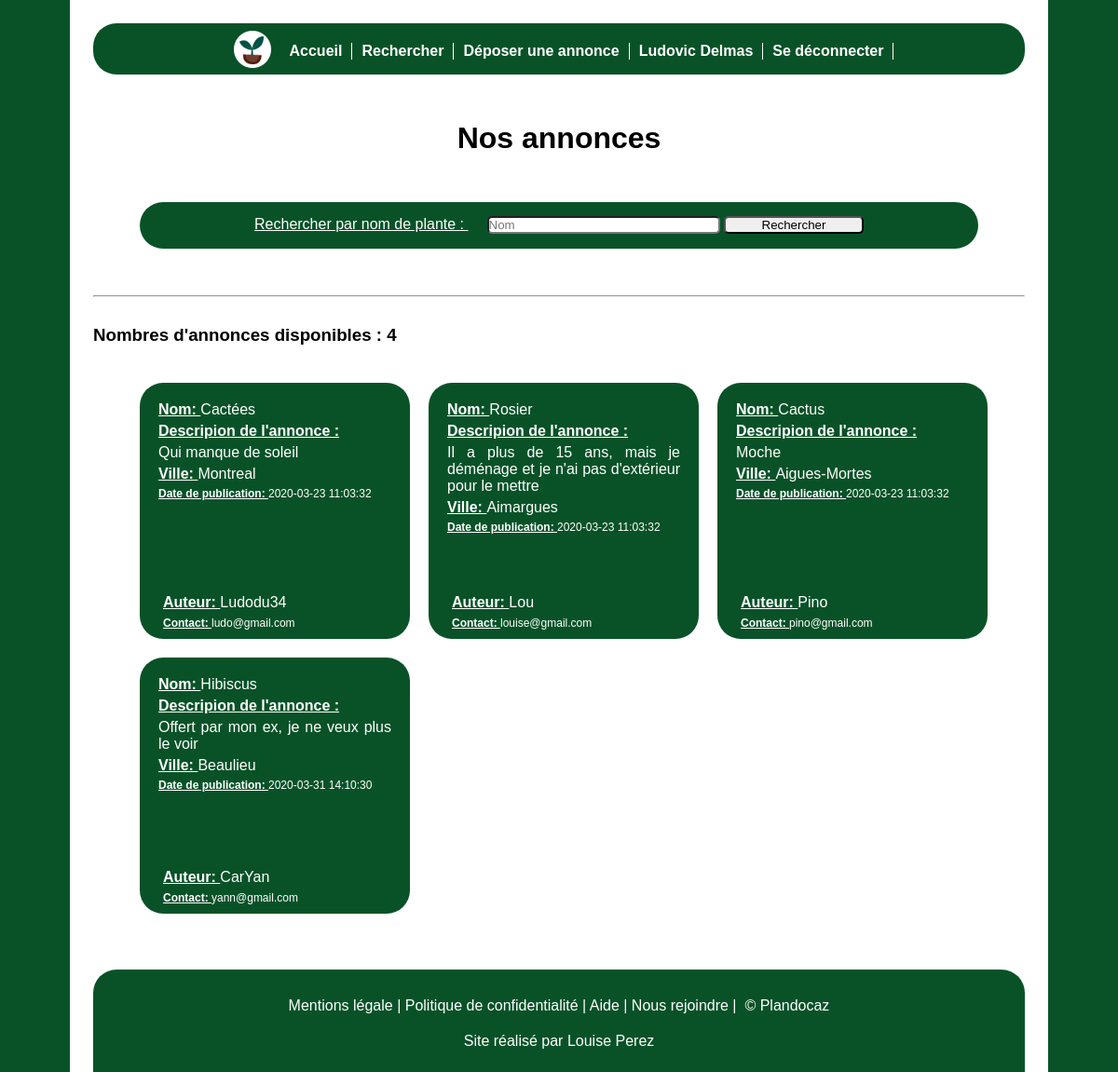
The page /rechercher.php (signed in) on the database its author committed.
### tables this page shows
CREATE TABLE `annonces` (
  `id` int(11) NOT NULL,
  `nom_plante` varchar(255) NOT NULL,
  `description_annonce` text NOT NULL,
  `ville_annonce` varchar(255) NOT NULL,
  `date_ajout` datetime DEFAULT CURRENT_TIMESTAMP,
  `annonce_active` tinyint(1) NOT NULL,
  `id_membres` int(11) NOT NULL
);

CREATE TABLE `membres` (
  `id` int(11) NOT NULL,
  `nom_membres` varchar(255) NOT NULL,
  `prenom_membres` varchar(255) NOT NULL,
  `pseudo_membres` varchar(255) NOT NULL,
  `mail_membres` varchar(255) NOT NULL,
  `code_postal_membres` int(11) NOT NULL,
  `ville_membres` varchar(255) NOT NULL,
  `mdp` varchar(255) NOT NULL
);

### rechercher.php (the view, shortened to what this page needs)
<!DOCTYPE html>
<html lang="en">
<head>
    <link rel="stylesheet" href="style.css">
</head>
<body>
<header class="navbar">
         <ul>
            <li class="navLogo"><a href="index.php"><img src="image/icone.png"></a></li>
            <li><a href="index.php">Accueil</a></li>
            <li><a href="rechercher.php">Rechercher</a></li>
            <li><a href="deposerAnnonce.php">Déposer une annonce</a></li>
            <li><a href="profil.php">            <?php
               if ($_SESSION){
                  echo $_SESSION['prenom_membres'] . ' ' . $_SESSION['nom_membres'];
               }
               else {
                   echo 'Se connecter';
               }?>
            </a></li>
            <li><a href="deconnexion.php">   <?php
               if ($_SESSION){
                  echo 'Se déconnecter';
               }
               else {
                   echo '';
               }?></a></li>
         </ul>
     </header>
    <h1> Nos annonces </h1>
    <section class="encart_recherche">
        <form method="POST" action="">
            <label> Rechercher par nom de plante : </label>
            <input type="text" name="recherche_nom" placeholder="Nom">
            <input type="SUBMIT" value="Rechercher">
        </form>
    </section>
   <hr/>
   <h3> Nombres d'annonces disponibles :
        <?php
            $bdd = new PDO('mysql:host=localhost;dbname=plantdocaz', 'root', 'root');
            $reponse4 = $bdd->query('SELECT COUNT(*) AS nbr_annonce FROM annonces WHERE annonce_active = 1');
            while ($donnees4 = $reponse4->fetch() ) {
               echo '<strong>' . htmlspecialchars($donnees4['nbr_annonce']) . '</strong>';
            } ?>
    </h3>
    <section class="annonces">
        <?php
            $bdd = new PDO('mysql:host=localhost;dbname=plantdocaz', 'root', 'root');
            $reponse = $bdd->query('SELECT * FROM annonces WHERE annonce_active = 1');
            while ($donnees = $reponse->fetch() ) { ?>
                <div class="encart_annonce">
                    <p><strong class="information_annonce"> Nom: </strong>
                        <?php echo htmlspecialchars($donnees['nom_plante'])?></p>
                    <p><strong class="information_annonce">Descripion de l'annonce : </strong></p>
                        <p><?php echo htmlspecialchars($donnees['description_annonce'])?></p>
                    <p><strong class="information_annonce"> Ville: </strong>
                        <?php echo htmlspecialchars($donnees['ville_annonce'])?></p>
                    <p class="publication_annonce"><strong class="information_annonce"> Date de publication: </strong>
                        <?php echo htmlspecialchars($donnees['date_ajout'])?></p>
                    <?php
                    $reponse2 = $bdd->query("SELECT pseudo_membres FROM membres INNER JOIN annonces ON membres.id = ".$donnees['id_membres']);
                    $donnees2 = $reponse2->fetch(); ?>
                    <p class="auteur_annonce"><strong class="information_annonce"> Auteur: </strong>
                        <?php echo htmlspecialchars($donnees2[0])?></p>
                    <?php if ($_SESSION){
                        $reponse3 = $bdd->query("SELECT mail_membres FROM membres INNER JOIN annonces ON membres.id = ".$donnees['id_membres']);
                        $donnees3 = $reponse3->fetch(); ?>
                        <p class="contact_annonce"><strong class="information_annonce"> Contact: </strong>
                            <?php echo htmlspecialchars($donnees3[0])?></p>
                        <?php } else { ?>
                        <p class="contact_annonce"><strong class="information_annonce"> Contact: </strong> Vous devez être connecter</p>
                        <?php } ?>
                    <br/>
                </div>
            <?php }
        ?>
    </section>
    <?php include 'partie/footer.php'; ?>
</body>
</html>

### style.css (style rules this page uses)
* { margin: 0; padding: 0; }
html { background-color: #095228; }
body { margin-left: auto; margin-right: auto; width: 1000px ; text-align: center; background-color: white; padding: 25px; font-family: "Optima" , sans-serif; color: black; }
h3 { margin-top: 30px; text-align: left; }
h1 { margin-top: 20px; margin-bottom: 50px; }
.navbar { background-color: #095228; border-radius: 25px; height: 55px; margin-bottom: 50px; }
.navLogo { border: none; }
ul { display: flex; justify-content: center; align-items: center; padding-top: 5px; }
ul li { list-style-type: none; border-right:1px solid white ; margin-left: 10px; padding-right: 10px; color: white; font-weight: bolder; }
ul li a { color: white; text-decoration: none; }
.encart_recherche { height: 40px; width: 800px; background-color: #095228; border-radius: 25px; margin-left: auto; margin-right: auto; padding-left: 50px; padding-right: 50px; padding-top: 10px; }
.encart_recherche label { text-decoration: underline; }
.annonces { width: 1000px; display: flex; flex-direction: row; flex-wrap: wrap; margin-top: 30px; justify-content: start; color: white; margin-left: 40px; margin-bottom: 20px; }
.annonces p { margin-top: 5px; }
.encart_annonce { width: 250px; height: 260px; background-color: #095228; border-radius: 25px; padding-top: 15px; margin: 10px; text-align: justify; padding-left: 20px; padding-right: 20px; position: relative; }
.encart_annonce p { width: 250px; }
.information_annonce { font-weight: bold; text-decoration: underline; }
.auteur_annonce { position: absolute; bottom: 30px; right: 15px; }
.publication_annonce { font-size: 12px; }
.contact_annonce { position: absolute; bottom: 10px; right: 15px; font-size: 12px; }
label { color: white; margin-right: 20px; }
input[type=submit] { width: 150px; }
input, textarea, select { width : 250px; margin: 5px 0px; border-radius: 5px; -webkit-box-sizing: border-box; -moz-box-sizing: border-box; box-sizing: border-box; }

### rows shown on the page
annonces: nom_plante "Cactées", description_annonce "Qui manque de soleil", ville_annonce "Montreal", date_ajout "2020-03-23 11:03:32", id_membres.pseudo_membres "Ludodu34", id_membres.mail_membres "ludo@gmail.com"
annonces: nom_plante "Rosier", description_annonce "Il a plus de 15 ans, mais je déménage et je n'ai pas d'extérieur pour le mettre", ville_annonce "Aimargues", date_ajout "2020-03-23 11:03:32", id_membres.pseudo_membres "Lou", id_membres.mail_membres "louise@gmail.com"
annonces: nom_plante "Cactus", description_annonce "Moche", ville_annonce "Aigues-Mortes", date_ajout "2020-03-23 11:03:32", id_membres.pseudo_membres "Pino", id_membres.mail_membres "pino@gmail.com"
annonces: nom_plante "Hibiscus", description_annonce "Offert par mon ex, je ne veux plus le voir", ville_annonce "Beaulieu", date_ajout "2020-03-31 14:10:30", id_membres.pseudo_membres "CarYan", id_membres.mail_membres "yann@gmail.com"

### other values the page prints
$_SESSION['prenom_membres'] "Ludovic"
$_SESSION['nom_membres'] "Delmas"
$donnees4['nbr_annonce'] "4"
